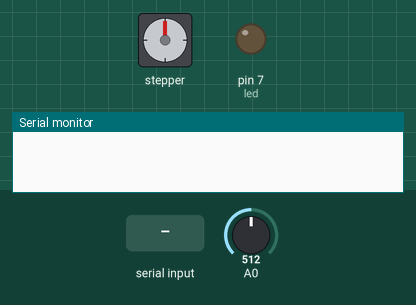
Recording of a sketch running on a simulated Arduino Uno, built with avr-gcc and run on an emulated ATmega328P. On the bench: stepper motor, output pins drawn as LEDs (lit = HIGH), the last lines printed to the serial monitor. The inputs (shaded band) are chosen by the test bench; at power-on: A0 = 512. Stepper angles assume 2048 steps per turn.

Above: at 3.2 s.
3.3 s: A0 set to 483
At 6.54 s:
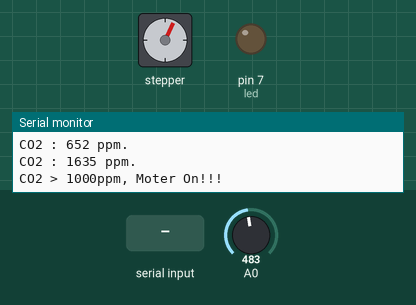
At 7.15 s:
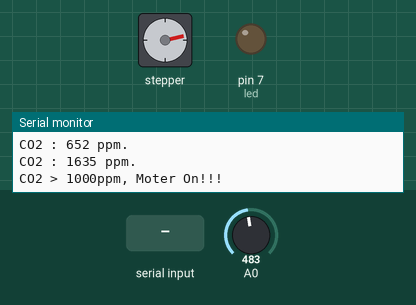
11.9 s: "90,45\n" received over Serial
At 13.5 s:
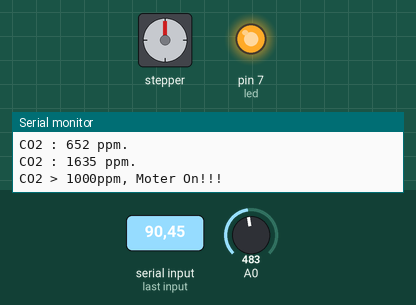
Timing chart, 0 to 20.8 s (numbered marks = the images above; inputs shaded):
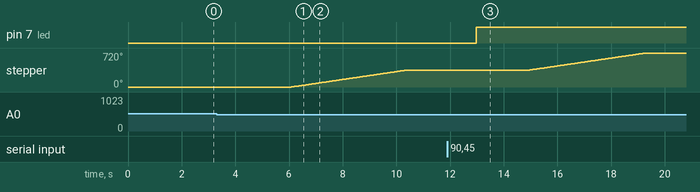

The sketch:

sketch_final.ino
```cpp
#include <Stepper.h>
#define CO2SENSOR_DEBUG false
#define CO2_LOW 600
#define CO2_HIGHT 1000


const int co2_b = 600;
const int co2_d = 400;

class CO2Sensor
{
  public:
    CO2Sensor(int analogPin);
    CO2Sensor(int analogPin, float inertia, int tries);
    int read();
    void calibrate();

    int getVoltage();

    int getGreenLevel();
    int getRedLevel();

  private:
    void init();

    int _analogPin;
    int _inertia;
    int _tries;
    int _co2_v;
    int _greenLevel;
    double _co2_a;
    double _co2ppm;
};

CO2Sensor::CO2Sensor(int analogPin){
  _inertia = 0.99;
  _tries = 3;
  _analogPin = analogPin;
  init();
}

CO2Sensor::CO2Sensor(int analogPin, float inertia, int tries){
  _inertia = inertia;
  _tries = tries;
  _analogPin = analogPin;
  init();
}

int CO2Sensor::read(){
  int v = 0;

  analogRead(_analogPin);
  for (int i = 0; i < _tries; i++)
  {
     v += analogRead(_analogPin);
     delay(20);
  }
  _co2_v = (1-_inertia)*(v*5000.0)/(1024.0*_tries)+_co2_v*_inertia;

  double co2_exp = (_co2_a-_co2_v)/co2_b;

  _co2ppm = pow(co2_d, co2_exp);

  #if CO2SENSOR_DEBUG
  Serial.print("Exponent: ");
  Serial.println(co2_exp);

  Serial.println("CO2 == ");

  Serial.print(_co2_v);
  Serial.println(" mV");
  Serial.print(_co2ppm);
  Serial.println(" ppm");
  #endif

  if (_co2ppm<CO2_LOW) _greenLevel = 255;
  else {
    if (_co2ppm>CO2_HIGHT) _greenLevel = 0;
    else _greenLevel = map(_co2ppm, CO2_LOW, CO2_HIGHT, 255, 0);
  }

  return _co2ppm;
}

void CO2Sensor::calibrate(){
  read();

  #if CO2SENSOR_DEBUG
  Serial.print("Calibration. Old a: ");
  Serial.print(_co2_a);
  #endif

  _co2_a = _co2_v + co2_b;
  _co2ppm = co2_d;

  #if CO2SENSOR_DEBUG
  Serial.print(", New a: ");
  Serial.println(_co2_a);
  #endif
}

void CO2Sensor::init(){
  _co2_a = 1500;
  _co2ppm = co2_d;
}

int CO2Sensor::getVoltage(){
  return _co2_v;
}

int CO2Sensor::getGreenLevel(){
  return _greenLevel;
}

int CO2Sensor::getRedLevel(){
  return 255-_greenLevel;
}
//#include "CO2Sensor.h"
#define MG_PIN (0)

CO2Sensor co2Sensor(A0, 0.99, 100);
int led=7;
int val =0;
const int stepsPerRevolution = 2048;
Stepper myStepper(stepsPerRevolution,11,9,10,8);

void setup() {
Serial.begin(9600);
co2Sensor.calibrate();
myStepper.setSpeed(14);
pinMode(led, OUTPUT);
}

void loop() {
  int hodnota = co2Sensor.read();
  if(Serial.available()){
    val=Serial.parseInt();
    analogWrite(led,255);
    delay(2000);
  }
  else{
    analogWrite(led,0);
  }
 Serial.print("CO2 : ");
 Serial.print(hodnota);
 Serial.println(" ppm.");
 if (hodnota > 1000) {
   Serial.println("CO2 > 1000ppm, Moter On!!!");
   myStepper.step(stepsPerRevolution);
   delay(500);
 }
 delay(50);
}
```

Measured:
- the behaviour switches between 494 and 493 on A0 (found by bisection; images 0 and 1)
- after the input at 3.3 s, stepper: turns 360° clockwise in 4.3 s, starting after 2.8 s
- after the input at 11.9 s, pin 7 (led): LOW → HIGH after 1.1 s
